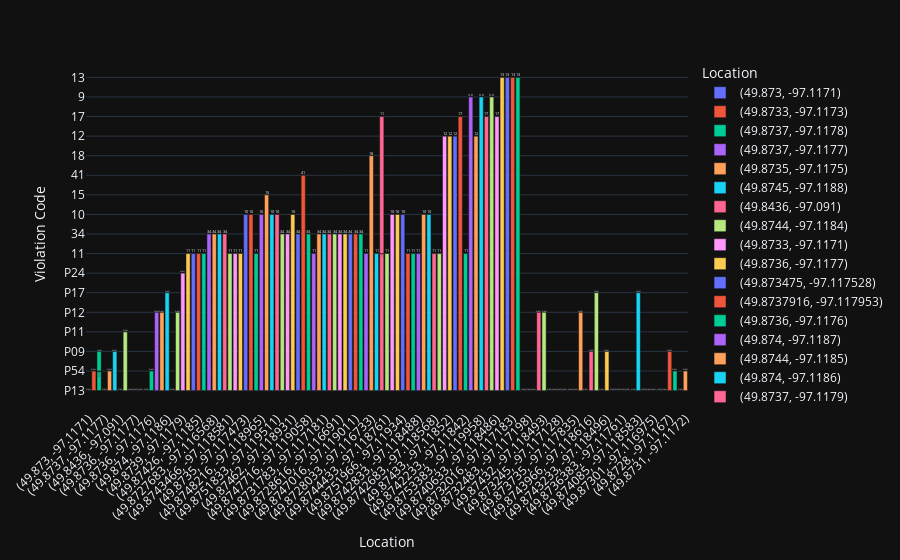

The notebook cell saved with this chart:
### Code cell
park_data['Date'] = pd.to_datetime(park_data['Date'])     # skip if your Date column already in datetime format
park_data['Day of Week'] = park_data['Date'].dt.dayofweek
hag_data = park_data.query("Street == 'Lloyd ST'")
fig = px.bar(hag_data, y='Violation Code', x='Location', text='Violation Code', color='Location')
fig.update_traces(texttemplate='%{text:.2s}', textposition='outside')
fig.update_layout(uniformtext_minsize=8)
fig.update_layout(xaxis_tickangle=-45)
fig
